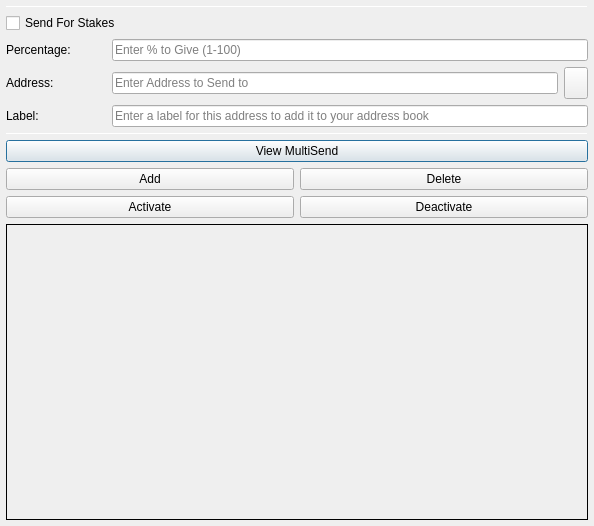
<?xml version="1.0" encoding="UTF-8"?>
<ui version="4.0">
 <class>MultiSendDialog</class>
 <widget class="QDialog" name="MultiSendDialog">
  <property name="windowModality">
   <enum>Qt::NonModal</enum>
  </property>
  <property name="geometry">
   <rect>
    <x>0</x>
    <y>0</y>
    <width>594</width>
    <height>526</height>
   </rect>
  </property>
  <property name="windowTitle">
   <string>MultiSend</string>
  </property>
  <layout class="QVBoxLayout" name="verticalLayout" stretch="0">
   <property name="leftMargin">
    <number>6</number>
   </property>
   <property name="topMargin">
    <number>6</number>
   </property>
   <property name="rightMargin">
    <number>6</number>
   </property>
   <property name="bottomMargin">
    <number>6</number>
   </property>
   <item>
    <layout class="QVBoxLayout" name="verticalLayout_Main" stretch="1,1,1,0,1,1,1">
     <item>
      <widget class="Line" name="line">
       <property name="minimumSize">
        <size>
         <width>0</width>
         <height>1</height>
        </size>
       </property>
       <property name="maximumSize">
        <size>
         <width>16777215</width>
         <height>1</height>
        </size>
       </property>
       <property name="orientation">
        <enum>Qt::Horizontal</enum>
       </property>
      </widget>
     </item>
     <item>
      <layout class="QVBoxLayout" name="verticalLayout_Settings">
       <item>
        <layout class="QHBoxLayout" name="horizontalLayout">
         <item>
          <widget class="QCheckBox" name="multiSendStakeCheckBox">
           <property name="text">
            <string>Send For Stakes</string>
           </property>
          </widget>
         </item>
        </layout>
       </item>
       <item>
        <layout class="QHBoxLayout" name="horizontalLayout_6">
         <item>
          <widget class="QLabel" name="label">
           <property name="minimumSize">
            <size>
             <width>100</width>
             <height>0</height>
            </size>
           </property>
           <property name="toolTip">
            <string>Percentage of stake to send</string>
           </property>
           <property name="text">
            <string>Percentage:</string>
           </property>
          </widget>
         </item>
         <item>
          <widget class="QLineEdit" name="multiSendPercentEdit">
           <property name="toolTip">
            <string>Enter whole numbers 1 - 100</string>
           </property>
           <property name="placeholderText">
            <string>Enter % to Give (1-100)</string>
           </property>
          </widget>
         </item>
        </layout>
       </item>
       <item>
        <layout class="QHBoxLayout" name="horizontalLayout_7">
         <item>
          <widget class="QLabel" name="label_5">
           <property name="minimumSize">
            <size>
             <width>100</width>
             <height>0</height>
            </size>
           </property>
           <property name="toolTip">
            <string>Address to send portion of stake to</string>
           </property>
           <property name="text">
            <string>Address:</string>
           </property>
          </widget>
         </item>
         <item>
          <widget class="QLineEdit" name="multiSendAddressEdit">
           <property name="toolTip">
            <string/>
           </property>
           <property name="placeholderText">
            <string>Enter Address to Send to</string>
           </property>
          </widget>
         </item>
         <item>
          <widget class="QToolButton" name="addressBookButton">
           <property name="maximumSize">
            <size>
             <width>16777215</width>
             <height>32</height>
            </size>
           </property>
           <property name="toolTip">
            <string>Choose an address from the address book</string>
           </property>
           <property name="text">
            <string/>
           </property>
           <property name="icon">
            <iconset resource="../kore.qrc">
             <normaloff>:/icons/address-book</normaloff>:/icons/address-book</iconset>
           </property>
           <property name="shortcut">
            <string>Alt+A</string>
           </property>
          </widget>
         </item>
        </layout>
       </item>
      </layout>
     </item>
     <item>
      <layout class="QHBoxLayout" name="horizontalLayout_3">
       <item>
        <widget class="QLabel" name="label_3">
         <property name="minimumSize">
          <size>
           <width>100</width>
           <height>0</height>
          </size>
         </property>
         <property name="text">
          <string>Label:</string>
         </property>
        </widget>
       </item>
       <item>
        <widget class="QLineEdit" name="labelAddressLabelEdit">
         <property name="placeholderText">
          <string>Enter a label for this address to add it to your address book</string>
         </property>
        </widget>
       </item>
      </layout>
     </item>
     <item>
      <widget class="Line" name="line_2">
       <property name="minimumSize">
        <size>
         <width>0</width>
         <height>1</height>
        </size>
       </property>
       <property name="maximumSize">
        <size>
         <width>16777215</width>
         <height>1</height>
        </size>
       </property>
       <property name="orientation">
        <enum>Qt::Horizontal</enum>
       </property>
      </widget>
     </item>
     <item>
      <layout class="QVBoxLayout" name="verticalLayout_Buttons">
       <item>
        <layout class="QHBoxLayout" name="horizontalLayout_4">
         <item>
          <widget class="QPushButton" name="viewButton">
           <property name="toolTip">
            <string/>
           </property>
           <property name="statusTip">
            <string>View MultiSend Vector</string>
           </property>
           <property name="text">
            <string>View MultiSend</string>
           </property>
          </widget>
         </item>
        </layout>
       </item>
       <item>
        <layout class="QHBoxLayout" name="horizontalLayout_2">
         <item>
          <widget class="QPushButton" name="addButton">
           <property name="toolTip">
            <string/>
           </property>
           <property name="statusTip">
            <string>Add to MultiSend Vector</string>
           </property>
           <property name="text">
            <string>Add</string>
           </property>
          </widget>
         </item>
         <item>
          <widget class="QPushButton" name="deleteButton">
           <property name="toolTip">
            <string/>
           </property>
           <property name="statusTip">
            <string>Delete Address From MultiSend Vector</string>
           </property>
           <property name="text">
            <string>Delete</string>
           </property>
          </widget>
         </item>
        </layout>
       </item>
       <item>
        <layout class="QHBoxLayout" name="horizontalLayout_5">
         <item>
          <widget class="QPushButton" name="activateButton">
           <property name="statusTip">
            <string>Activate MultiSend</string>
           </property>
           <property name="text">
            <string>Activate</string>
           </property>
          </widget>
         </item>
         <item>
          <widget class="QPushButton" name="disableButton">
           <property name="statusTip">
            <string>Deactivate MultiSend</string>
           </property>
           <property name="text">
            <string>Deactivate</string>
           </property>
          </widget>
         </item>
        </layout>
       </item>
      </layout>
     </item>
     <item>
      <widget class="QLabel" name="message">
       <property name="minimumSize">
        <size>
         <width>0</width>
         <height>180</height>
        </size>
       </property>
       <property name="frameShape">
        <enum>QFrame::Panel</enum>
       </property>
       <property name="frameShadow">
        <enum>QFrame::Plain</enum>
       </property>
       <property name="lineWidth">
        <number>1</number>
       </property>
       <property name="midLineWidth">
        <number>1</number>
       </property>
       <property name="text">
        <string/>
       </property>
       <property name="alignment">
        <set>Qt::AlignLeading|Qt::AlignLeft|Qt::AlignTop</set>
       </property>
       <property name="wordWrap">
        <bool>true</bool>
       </property>
      </widget>
     </item>
    </layout>
   </item>
  </layout>
 </widget>
 <resources>
  <include location="../kore.qrc"/>
 </resources>
 <connections/>
</ui>
